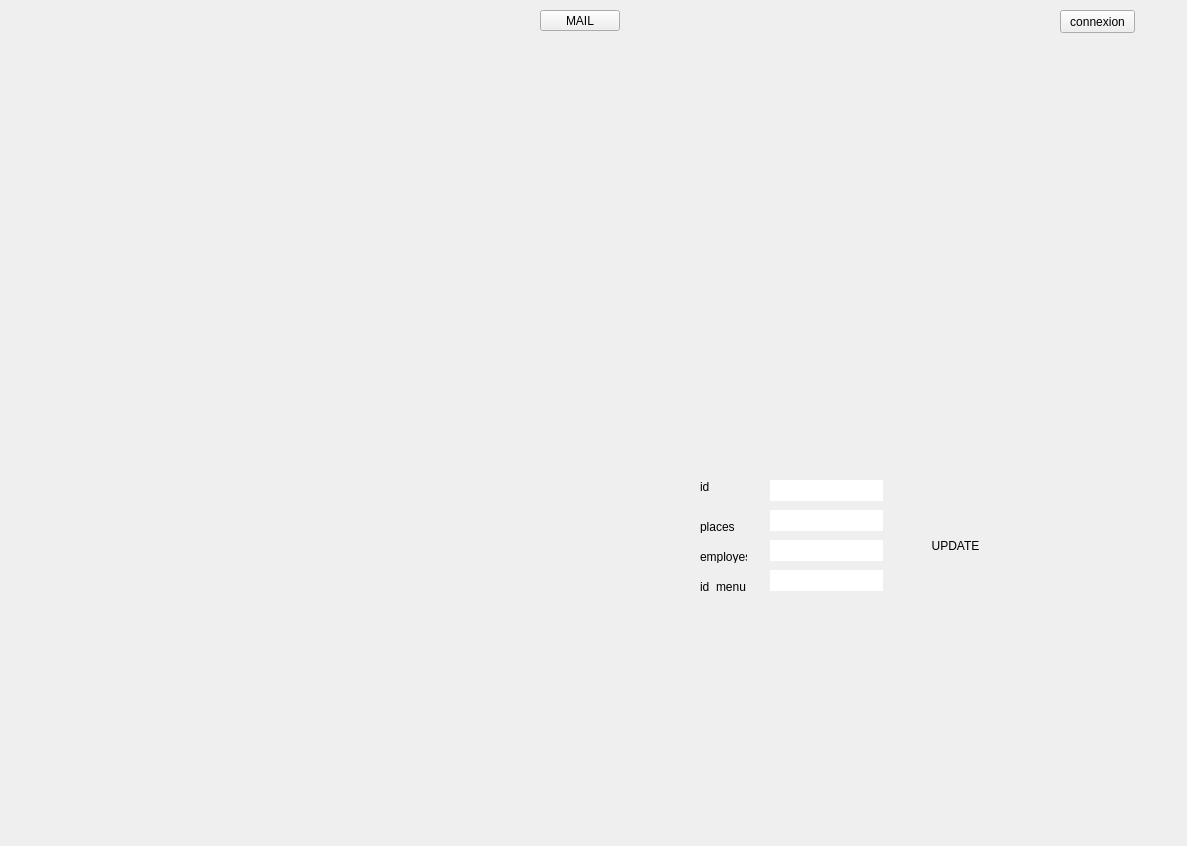
<?xml version="1.0" encoding="UTF-8"?>
<ui version="4.0">
 <class>MainWindow</class>
 <widget class="QMainWindow" name="MainWindow">
  <property name="geometry">
   <rect>
    <x>0</x>
    <y>0</y>
    <width>1187</width>
    <height>846</height>
   </rect>
  </property>
  <property name="minimumSize">
   <size>
    <width>1187</width>
    <height>846</height>
   </size>
  </property>
  <property name="maximumSize">
   <size>
    <width>1187</width>
    <height>846</height>
   </size>
  </property>
  <property name="windowTitle">
   <string>MainWindow</string>
  </property>
  <property name="styleSheet">
   <string notr="true">background-image:url(:background_moduul_restau.png);
background-repeat: no-repeat;
background-position: center bottom;

</string>
  </property>
  <widget class="QWidget" name="centralWidget">
   <widget class="QPushButton" name="pushButton">
    <property name="geometry">
     <rect>
      <x>1060</x>
      <y>10</y>
      <width>75</width>
      <height>23</height>
     </rect>
    </property>
    <property name="text">
     <string>connexion</string>
    </property>
   </widget>
   <widget class="QPushButton" name="Sub">
    <property name="geometry">
     <rect>
      <x>0</x>
      <y>110</y>
      <width>271</width>
      <height>51</height>
     </rect>
    </property>
    <property name="styleSheet">
     <string notr="true">#Sub{
background:none;
border: transparent;
border-radius: 20px;
position: relative;
		}

#Sub:hover{
		background: rgba(204, 204, 204, 0.2);
		opacity:0.1;
			}


#Sub::Pressed{

		background: rgba(211,84,0,0.4);
}

#Sub::visited{
background: rgba(211,84,0,0.5);
}</string>
    </property>
    <property name="text">
     <string/>
    </property>
   </widget>
   <widget class="QPushButton" name="Restaurants">
    <property name="geometry">
     <rect>
      <x>0</x>
      <y>160</y>
      <width>271</width>
      <height>51</height>
     </rect>
    </property>
    <property name="styleSheet">
     <string notr="true">#Restaurants{
background:none;
border: transparent;
border-radius: 20px;
position: relative;
		}
#Restaurants:hover{
		background: rgba(204, 204, 204, 0.2);
		opacity:0.1;
			}

#Restaurants::pressed{
background: rgba(211,84,0,0.5);
}</string>
    </property>
    <property name="text">
     <string/>
    </property>
   </widget>
   <widget class="QPushButton" name="Menu">
    <property name="geometry">
     <rect>
      <x>0</x>
      <y>220</y>
      <width>271</width>
      <height>51</height>
     </rect>
    </property>
    <property name="styleSheet">
     <string notr="true">#Menu{
background:none;
border: transparent;
border-radius: 20px;
position: relative;
		}
#Menu:hover{
		background: rgba(204, 204, 204, 0.2);
		opacity:0.1;
			}


#Menu::pressed{
background: rgba(211,84,0,0.5);
}</string>
    </property>
    <property name="text">
     <string/>
    </property>
   </widget>
   <widget class="QPushButton" name="Sensors">
    <property name="geometry">
     <rect>
      <x>0</x>
      <y>280</y>
      <width>271</width>
      <height>51</height>
     </rect>
    </property>
    <property name="styleSheet">
     <string notr="true">#Sensors{
background:none;
border: transparent;
border-radius: 20px;
position: relative;
		}
#Sensors:hover{
		background: rgba(204, 204, 204, 0.2);
		opacity:0.1;
			}

#Sensors::pressed{
background: rgba(211,84,0,0.5);
}</string>
    </property>
    <property name="text">
     <string/>
    </property>
   </widget>
   <widget class="QPushButton" name="Notifications">
    <property name="geometry">
     <rect>
      <x>0</x>
      <y>340</y>
      <width>271</width>
      <height>51</height>
     </rect>
    </property>
    <property name="styleSheet">
     <string notr="true">#Notifications{
background:none;
border: transparent;
border-radius: 20px;
position: relative;
		}
#Notifications:hover{
		background: rgba(204, 204, 204, 0.2);
		opacity:0.1;
			}


#Sensors::pressed{
background: rgba(211,84,0,0.5);
}</string>
    </property>
    <property name="text">
     <string/>
    </property>
   </widget>
   <widget class="QStackedWidget" name="mini_menu">
    <property name="geometry">
     <rect>
      <x>270</x>
      <y>50</y>
      <width>941</width>
      <height>761</height>
     </rect>
    </property>
    <property name="styleSheet">
     <string notr="true">#mini_menu{
background:none;
border: transparent;
background-repeat:none;
}</string>
    </property>
    <property name="currentIndex">
     <number>1</number>
    </property>
    <widget class="QWidget" name="page_subscriptions">
     <property name="styleSheet">
      <string notr="true">#page_subscriptions {
background-image: transparent;

border: transparent;

}</string>
     </property>
     <widget class="QPushButton" name="Add_types">
      <property name="geometry">
       <rect>
        <x>220</x>
        <y>40</y>
        <width>171</width>
        <height>41</height>
       </rect>
      </property>
      <property name="styleSheet">
       <string notr="true">#Add_types{
background:none;
border:transparent;
background-repeat:none;
padding-top: 0px;
margin-top:0px;

}

#Add_types:hover{
background: rgba(204, 204, 204, 0.2);

}

#Add_types::pressed{
border-image:url(:);
}

         



</string>
      </property>
      <property name="text">
       <string/>
      </property>
     </widget>
     <widget class="QPushButton" name="Active_types">
      <property name="geometry">
       <rect>
        <x>30</x>
        <y>40</y>
        <width>181</width>
        <height>41</height>
       </rect>
      </property>
      <property name="styleSheet">
       <string notr="true">#Active_types{
background:none;
border:transparent;
background-repeat:none;
padding-top: 0px;
margin-top:0px;

}

#Active_types:hover{
background: rgba(204, 204, 204, 0.2);

}

#Active_types::pressed{
border-image:url(:);
}

         



</string>
      </property>
      <property name="text">
       <string/>
      </property>
     </widget>
     <widget class="QPushButton" name="Refresh_subscriptions">
      <property name="geometry">
       <rect>
        <x>570</x>
        <y>40</y>
        <width>181</width>
        <height>41</height>
       </rect>
      </property>
      <property name="styleSheet">
       <string notr="true">#Refresh_subscriptions{
background:none;
border:transparent;
background-repeat:none;
padding-top: 0px;
margin-top:0px;

}

#Refresh_subscriptions:hover{
background: rgba(204, 204, 204, 0.2);

}

#Refresh_subscriptions::pressed{
border-image:url(:);
}

         



</string>
      </property>
      <property name="text">
       <string/>
      </property>
     </widget>
     <widget class="QFrame" name="Background_subscriptions">
      <property name="geometry">
       <rect>
        <x>-40</x>
        <y>-190</y>
        <width>891</width>
        <height>801</height>
       </rect>
      </property>
      <property name="styleSheet">
       <string notr="true">background-image: url(:menu_add_remove.png);
border: transparent;
</string>
      </property>
      <widget class="QTableView" name="tableView_2">
       <property name="geometry">
        <rect>
         <x>90</x>
         <y>310</y>
         <width>731</width>
         <height>451</height>
        </rect>
       </property>
      </widget>
     </widget>
     <widget class="QPushButton" name="Remove_Subscriptions">
      <property name="geometry">
       <rect>
        <x>400</x>
        <y>40</y>
        <width>181</width>
        <height>41</height>
       </rect>
      </property>
      <property name="styleSheet">
       <string notr="true">#Remove_Subscriptions{
background:none;
border:transparent;
background-repeat:none;
padding-top: 0px;
margin-top:0px;

}

#Remove_Subscriptions:hover{
background: rgba(204, 204, 204, 0.2);

}

#Refresh_subscriptions::pressed{
border-image:url(:);
}

         



</string>
      </property>
      <property name="text">
       <string/>
      </property>
     </widget>
     <zorder>Background_subscriptions</zorder>
     <zorder>Active_types</zorder>
     <zorder>Add_types</zorder>
     <zorder>Refresh_subscriptions</zorder>
     <zorder>Remove_Subscriptions</zorder>
    </widget>
    <widget class="QWidget" name="page_restaurants">
     <property name="styleSheet">
      <string notr="true">#page_restaurants {
background-image: transaparent;

border: transparent;

}</string>
     </property>
     <widget class="QPushButton" name="Remove_Restau">
      <property name="geometry">
       <rect>
        <x>390</x>
        <y>40</y>
        <width>181</width>
        <height>41</height>
       </rect>
      </property>
      <property name="styleSheet">
       <string notr="true">#Remove_Restau{
background:none;
border:transparent;
background-repeat:none;
padding-top: 0px;
margin-top:0px;

}

#Remove_Restau:hover{
background: rgba(204, 204, 204, 0.2);

}

#Remove_Restau::pressed{
border-image:url(:);
}

         



</string>
      </property>
      <property name="text">
       <string/>
      </property>
     </widget>
     <widget class="QPushButton" name="Refresh_Restau">
      <property name="geometry">
       <rect>
        <x>570</x>
        <y>40</y>
        <width>181</width>
        <height>41</height>
       </rect>
      </property>
      <property name="styleSheet">
       <string notr="true">#Refresh_Restau{
background:none;
border:transparent;
background-repeat:none;
padding-top: 0px;
margin-top:0px;

}

#Refresh_Restau:hover{
background: rgba(204, 204, 204, 0.2);

}

#Refresh_Restau::pressed{
border-image:url(:);
}

         



</string>
      </property>
      <property name="text">
       <string/>
      </property>
     </widget>
     <widget class="QFrame" name="Background_restaurants">
      <property name="geometry">
       <rect>
        <x>-40</x>
        <y>-190</y>
        <width>891</width>
        <height>801</height>
       </rect>
      </property>
      <property name="styleSheet">
       <string notr="true">background-image: url(:menu_add_remove.png);
border: transparent;
</string>
      </property>
      <widget class="QTableView" name="table_3">
       <property name="geometry">
        <rect>
         <x>140</x>
         <y>320</y>
         <width>631</width>
         <height>431</height>
        </rect>
       </property>
       <property name="styleSheet">
        <string notr="true">background:transparent;
border:transparent;</string>
       </property>
      </widget>
      <widget class="QLineEdit" name="lineEdit_menu">
       <property name="geometry">
        <rect>
         <x>540</x>
         <y>710</y>
         <width>113</width>
         <height>21</height>
        </rect>
       </property>
      </widget>
      <widget class="QLineEdit" name="lineEdit_employes">
       <property name="geometry">
        <rect>
         <x>540</x>
         <y>680</y>
         <width>113</width>
         <height>21</height>
        </rect>
       </property>
      </widget>
      <widget class="QLineEdit" name="lineEdit_places">
       <property name="geometry">
        <rect>
         <x>540</x>
         <y>650</y>
         <width>113</width>
         <height>21</height>
        </rect>
       </property>
      </widget>
      <widget class="QLineEdit" name="lineEdit_id">
       <property name="geometry">
        <rect>
         <x>540</x>
         <y>620</y>
         <width>113</width>
         <height>21</height>
        </rect>
       </property>
      </widget>
      <widget class="QPushButton" name="Add_Restau">
       <property name="geometry">
        <rect>
         <x>260</x>
         <y>228</y>
         <width>171</width>
         <height>41</height>
        </rect>
       </property>
       <property name="styleSheet">
        <string notr="true">#Add_Restau{
background:none;
border:transparent;
background-repeat:none;
padding-top: 0px;
margin-top:0px;

}

#Add_Restau:hover{
background: rgba(204, 204, 204, 0.2);

}

#Add_Restau::pressed{
border-image:url(:);
}

         



</string>
       </property>
       <property name="text">
        <string/>
       </property>
      </widget>
      <widget class="QLabel" name="label_4">
       <property name="geometry">
        <rect>
         <x>470</x>
         <y>620</y>
         <width>47</width>
         <height>13</height>
        </rect>
       </property>
       <property name="text">
        <string>id</string>
       </property>
      </widget>
      <widget class="QLabel" name="label_5">
       <property name="geometry">
        <rect>
         <x>470</x>
         <y>660</y>
         <width>47</width>
         <height>13</height>
        </rect>
       </property>
       <property name="text">
        <string>places</string>
       </property>
      </widget>
      <widget class="QLabel" name="label_6">
       <property name="geometry">
        <rect>
         <x>470</x>
         <y>690</y>
         <width>47</width>
         <height>13</height>
        </rect>
       </property>
       <property name="text">
        <string>employes</string>
       </property>
      </widget>
      <widget class="QLabel" name="label_7">
       <property name="geometry">
        <rect>
         <x>470</x>
         <y>720</y>
         <width>47</width>
         <height>13</height>
        </rect>
       </property>
       <property name="text">
        <string>id_menu</string>
       </property>
      </widget>
      <widget class="QPushButton" name="Update_Restau">
       <property name="geometry">
        <rect>
         <x>660</x>
         <y>660</y>
         <width>131</width>
         <height>51</height>
        </rect>
       </property>
       <property name="styleSheet">
        <string notr="true">#Update_Restau{
background:none;
border:transparent;
background-repeat:none;
padding-top: 0px;
margin-top:0px;

}

#Update_Restau:hover{
background: rgba(204, 204, 204, 0.2);

}

#Add_Restau::pressed{
border-image:url(:);
}

         



</string>
       </property>
       <property name="text">
        <string>UPDATE</string>
       </property>
      </widget>
     </widget>
     <zorder>Background_restaurants</zorder>
     <zorder>Remove_Restau</zorder>
     <zorder>Refresh_Restau</zorder>
    </widget>
    <widget class="QWidget" name="page_menu">
     <property name="styleSheet">
      <string notr="true">#page_menu {
background-image:transparent;

border: transparent;

}</string>
     </property>
     <widget class="QPushButton" name="Add_menus">
      <property name="geometry">
       <rect>
        <x>220</x>
        <y>40</y>
        <width>171</width>
        <height>41</height>
       </rect>
      </property>
      <property name="styleSheet">
       <string notr="true">#Add_menus{
background:none;
border:transparent;
background-repeat:none;
padding-top: 0px;
margin-top:0px;

}

#Add_menus:hover{
background: rgba(204, 204, 204, 0.2);

}

#Add_menus::pressed{
border-image:url(:);
}

         



</string>
      </property>
      <property name="text">
       <string/>
      </property>
     </widget>
     <widget class="QPushButton" name="Remove_menus">
      <property name="geometry">
       <rect>
        <x>390</x>
        <y>30</y>
        <width>181</width>
        <height>41</height>
       </rect>
      </property>
      <property name="styleSheet">
       <string notr="true">#Remove_menus{
background:none;
border:transparent;
background-repeat:none;
padding-top: 0px;
margin-top:0px;

}

#Remove_menus:hover{
background: rgba(204, 204, 204, 0.2);

}

#Remove_menus::pressed{
border-image:url(:);
}

         



</string>
      </property>
      <property name="text">
       <string/>
      </property>
     </widget>
     <widget class="QFrame" name="Background_subscriptions_2">
      <property name="geometry">
       <rect>
        <x>-40</x>
        <y>-190</y>
        <width>891</width>
        <height>801</height>
       </rect>
      </property>
      <property name="styleSheet">
       <string notr="true">background-image: url(:menu_add_remove.png);
border: transparent;
</string>
      </property>
      <widget class="QTableView" name="table">
       <property name="geometry">
        <rect>
         <x>90</x>
         <y>310</y>
         <width>741</width>
         <height>461</height>
        </rect>
       </property>
       <property name="styleSheet">
        <string notr="true">background:transparent;
border:transparent;</string>
       </property>
      </widget>
      <widget class="QPushButton" name="Refresh_menus">
       <property name="geometry">
        <rect>
         <x>620</x>
         <y>230</y>
         <width>171</width>
         <height>41</height>
        </rect>
       </property>
       <property name="styleSheet">
        <string notr="true">#Refresh_menus{
background:none;
border:transparent;
background-repeat:none;
padding-top: 0px;
margin-top:0px;

}

#Refresh_menus:hover{
background: rgba(204, 204, 204, 0.2);

}

#Add_menus::pressed{
border-image:url(:);
}

         



</string>
       </property>
       <property name="text">
        <string/>
       </property>
      </widget>
      <widget class="QLabel" name="label">
       <property name="geometry">
        <rect>
         <x>460</x>
         <y>650</y>
         <width>47</width>
         <height>13</height>
        </rect>
       </property>
       <property name="text">
        <string>NOM</string>
       </property>
      </widget>
      <widget class="QLabel" name="label_2">
       <property name="geometry">
        <rect>
         <x>406</x>
         <y>690</y>
         <width>81</width>
         <height>20</height>
        </rect>
       </property>
       <property name="text">
        <string>DESCRIPTION</string>
       </property>
      </widget>
      <widget class="QLabel" name="label_3">
       <property name="geometry">
        <rect>
         <x>440</x>
         <y>740</y>
         <width>47</width>
         <height>13</height>
        </rect>
       </property>
       <property name="text">
        <string>ID</string>
       </property>
      </widget>
      <widget class="QPushButton" name="Update_menu">
       <property name="geometry">
        <rect>
         <x>700</x>
         <y>670</y>
         <width>151</width>
         <height>41</height>
        </rect>
       </property>
       <property name="styleSheet">
        <string notr="true">#Update_menu{
background:none;
border:transparent;
background-repeat:none;
padding-top: 0px;
margin-top:0px;

}

#Update_menu:hover{
background: rgba(204, 204, 204, 0.2);

}

#Update_menu::pressed{
border-image:url(:);
}
</string>
       </property>
       <property name="text">
        <string>UPDATE</string>
       </property>
      </widget>
      <widget class="QLineEdit" name="txt_nom1">
       <property name="geometry">
        <rect>
         <x>512</x>
         <y>650</y>
         <width>191</width>
         <height>21</height>
        </rect>
       </property>
      </widget>
      <widget class="QLineEdit" name="txt_description">
       <property name="geometry">
        <rect>
         <x>500</x>
         <y>690</y>
         <width>191</width>
         <height>21</height>
        </rect>
       </property>
      </widget>
      <widget class="QLineEdit" name="txt_id">
       <property name="geometry">
        <rect>
         <x>510</x>
         <y>730</y>
         <width>191</width>
         <height>21</height>
        </rect>
       </property>
      </widget>
     </widget>
     <zorder>Background_subscriptions_2</zorder>
     <zorder>Add_menus</zorder>
     <zorder>Remove_menus</zorder>
    </widget>
    <widget class="QWidget" name="page_sensors">
     <property name="styleSheet">
      <string notr="true">#page_sensors {
background:none;

border: transparent;

}</string>
     </property>
     <widget class="QFrame" name="verticalFrame">
      <property name="geometry">
       <rect>
        <x>-70</x>
        <y>-10</y>
        <width>1021</width>
        <height>831</height>
       </rect>
      </property>
      <property name="styleSheet">
       <string notr="true">background:url(:/CentreN.png);
background-repeat:none;</string>
      </property>
      <layout class="QVBoxLayout" name="verticalLayout"/>
     </widget>
    </widget>
    <widget class="QWidget" name="page_notifications">
     <property name="styleSheet">
      <string notr="true">#page_notifications {
background: none;

border: transparent;

}</string>
     </property>
     <widget class="QRadioButton" name="radioButton">
      <property name="geometry">
       <rect>
        <x>60</x>
        <y>90</y>
        <width>84</width>
        <height>19</height>
       </rect>
      </property>
      <property name="text">
       <string>Places</string>
      </property>
     </widget>
     <widget class="QRadioButton" name="radioButton_2">
      <property name="geometry">
       <rect>
        <x>190</x>
        <y>90</y>
        <width>84</width>
        <height>19</height>
       </rect>
      </property>
      <property name="text">
       <string>Employes</string>
      </property>
     </widget>
     <widget class="QLineEdit" name="lineEdit_chercher">
      <property name="geometry">
       <rect>
        <x>70</x>
        <y>50</y>
        <width>201</width>
        <height>21</height>
       </rect>
      </property>
     </widget>
     <widget class="QPushButton" name="chercher">
      <property name="geometry">
       <rect>
        <x>450</x>
        <y>80</y>
        <width>171</width>
        <height>41</height>
       </rect>
      </property>
      <property name="styleSheet">
       <string notr="true">#Add_menus{
background:none;
border:transparent;
background-repeat:none;
padding-top: 0px;
margin-top:0px;

}

#Add_menus:hover{
background: rgba(204, 204, 204, 0.2);

}

#Add_menus::pressed{
border-image:url(:);
}

         



</string>
      </property>
      <property name="text">
       <string>CHERCHER</string>
      </property>
     </widget>
     <widget class="QTableView" name="tableView">
      <property name="geometry">
       <rect>
        <x>55</x>
        <y>141</y>
        <width>471</width>
        <height>411</height>
       </rect>
      </property>
     </widget>
     <widget class="QGraphicsView" name="graphicsView">
      <property name="geometry">
       <rect>
        <x>590</x>
        <y>410</y>
        <width>256</width>
        <height>192</height>
       </rect>
      </property>
     </widget>
     <widget class="QRadioButton" name="radioButton_3">
      <property name="geometry">
       <rect>
        <x>310</x>
        <y>90</y>
        <width>84</width>
        <height>19</height>
       </rect>
      </property>
      <property name="text">
       <string>resto</string>
      </property>
     </widget>
    </widget>
   </widget>
   <widget class="QPushButton" name="SendMail">
    <property name="geometry">
     <rect>
      <x>540</x>
      <y>10</y>
      <width>80</width>
      <height>21</height>
     </rect>
    </property>
    <property name="text">
     <string>MAIL</string>
    </property>
   </widget>
  </widget>
 </widget>
 <layoutdefault spacing="6" margin="11"/>
 <resources/>
 <connections/>
</ui>
